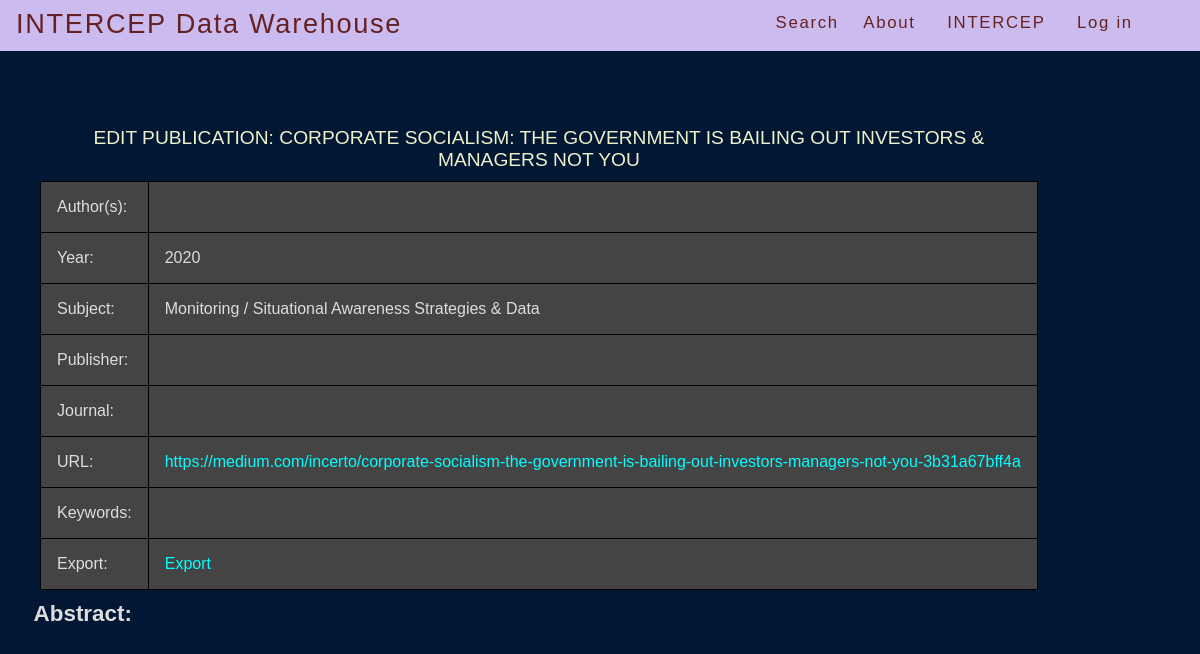
The app's page /berkeley/edit_pub/2/ with its own data.
### berkeley/models.py (models this page shows, shortened)
class UrlModel(models.Model):
    url = models.CharField(max_length=512, default="",
            blank=True, null=True)
    class Meta:
        abstract = True

class Publication(UrlModel):
    title = models.CharField(max_length=PUB_TITLE_LEN,
            blank=True, null=True, default="")
    pub_type = models.CharField(choices=TYPE_CHOICES, max_length=4,
            blank=True, null=True, default="")
    publisher = models.ForeignKey(Publisher, blank=True, null=True,  on_delete=models.CASCADE,)
    subject = models.ForeignKey(Subject, default=UNKNOWN_ID, on_delete=models.CASCADE,)
    journal = models.ForeignKey(Journal, blank=True, null=True, on_delete=models.CASCADE,)
    collection = models.ForeignKey('berkeley.Publication', blank=True,
            null=True, related_name="coll",  on_delete=models.CASCADE,)
    pub_reviewed = models.ForeignKey('berkeley.Publication', blank=True,
            null=True, related_name="pub_rev", on_delete=models.CASCADE,)
    year = models.IntegerField()
    volume = models.CharField(max_length=12, default="", blank=True)
    issue = models.CharField(max_length=12, default="", blank=True)
    month = models.CharField(max_length=10, default="", blank=True)
    day = models.CharField(max_length=10, default="", blank=True)
    pages = models.CharField(max_length=12, default="", blank=True)
    edition = models.CharField(max_length=4, default="", blank=True)
    medium = models.CharField(max_length=12, default="", blank=True)
    authors = models.ManyToManyField(Person, related_name="authors", blank=True)
    editors = models.ManyToManyField(Person,
            related_name="editors", default="",
            blank=True
    )
    translators = models.ManyToManyField(
        Person, default="", related_name="translators",
        blank=True
    )
    reviewees = models.ManyToManyField(
        Person, default="", related_name="reviewees",
        blank=True
    )
    keywords = models.ManyToManyField(
        Keyword, default="", related_name="keywords",
        blank=True
    )
    city = models.CharField(max_length=128, default="", blank=True)
    isbn = models.CharField(max_length=24,
            default="",
            blank=True, null=True
    )  # 24 to account for future ISBN expansion
    sn = models.CharField(max_length=12, default="", blank=True, null=True)
    language = models.CharField(max_length=32, default="", blank=True)
    abstract = models.CharField(max_length=1024, default="", blank=True)
    doi = models.CharField(max_length=DOI_LEN, default="", blank=True)
    review = models.CharField(max_length=128, default="", blank=True)
    class Meta:
        ordering = ['title']

class SingleNameModel(models.Model):
    name = models.CharField(max_length=256)
    def __str__(self):
        return self.name
    class Meta:
        abstract = True
        ordering = ['name']

class Subject(SingleNameModel):
    code = models.CharField(max_length=CODE_LEN, null=True, blank=True)

### berkeley/views.py (the view)
# urls.py: re_path(r'^edit_pub/(?P<pub_id>[0-9]+)/$',
def edit_pub(request, pub_id):
    return detail_view(request, pub_id, Publication,
            'edit_pub.html', 'pub')

### berkeley/views.py (called while the page is built)
def get_hdr():
    site_hdr = "Bibliography Search"
    site_list = Site.objects.all()
    for site in site_list:
        site_hdr = site.header
        break   # since we only expect a single site record!
    return site_hdr

def detail_view(request, dbkey, cls, html, kwarg_key):
    site_hdr = get_hdr()
    obj = get_object_or_404(cls, pk=dbkey)
    return render(request, html, {kwarg_key: obj, 'header': site_hdr })

### berkeley/templates/edit_pub.html (shortened to what this page needs)
{% extends "base.html" %}
{% block content %}
    <div class="module">
    <table>
        <caption>
            Edit Publication: {{ pub.title }}
        </caption>
        <tr>
            <td>Author(s):</td>
            <td>
            </td>
        </tr>
        <tr>
            <td>Year:</td>
            <td> {{ pub.year }} </td>
        </tr>
        <tr>
            <td>Subject:</td>
            <td> {{ pub.subject }} </td>
        </tr>
        <tr>
            <td>Publisher:</td>
            <td>
             </td>
        </tr>
        <tr>
            <td>Journal:</td>
            <td>
             </td>
        </tr>
        <tr>
            <td>URL:</td>
            <td><a href="{{ pub.url }}"> {{ pub.url }}</a></td>
        </tr>
        <tr>
            <td>Keywords:</td>
            <td>
            </td>
        </tr>
        <tr>
            <td>Export:</td>
            <td>
                <a href="/berkeley/export/{{ pub.id }}/">
                Export
                </a>
            </td>
        </tr>
    </table>
    <p>
        <strong>Abstract:</strong>
    </p>
    </div>
{% endblock content %}

### mysite/static/berkeley/style.css (style rules this page uses)
body { margin: 0; padding: 0; font-size: 100%; color: #ddd; background: #021734; font-family: Arial, Helvetica, sans-serif }
a:link { color: #01ffff; text-decoration: none; }
table, th, td { margin: .4em 2.5em .4em 2.5em; font-size: 1em; border-collapse: collapse; border: 1px solid black; }
th, td { padding: 1em; }
td { background: #444; }
p { margin: .4em 1.5em .4em 1.5em; font-size: 1.4em; padding: 0; line-height: 140%; }
caption { font-size:1.2em; padding-top:0.8em; padding-bottom:.5em; color:#edf2cb; text-transform:uppercase; }

### records on screen
Publication: title "CORPORATE SOCIALISM: THE GOVERNMENT IS BAILING OUT INVESTORS & MANAGERS NOT YOU", year "2020", subject "Monitoring / Situational Awareness Strategies & Data", url "https://medium.com/incerto/corporate-socialism-the-government-is-bailing-out-investors-managers-not-you-3b31a67bff4a"
